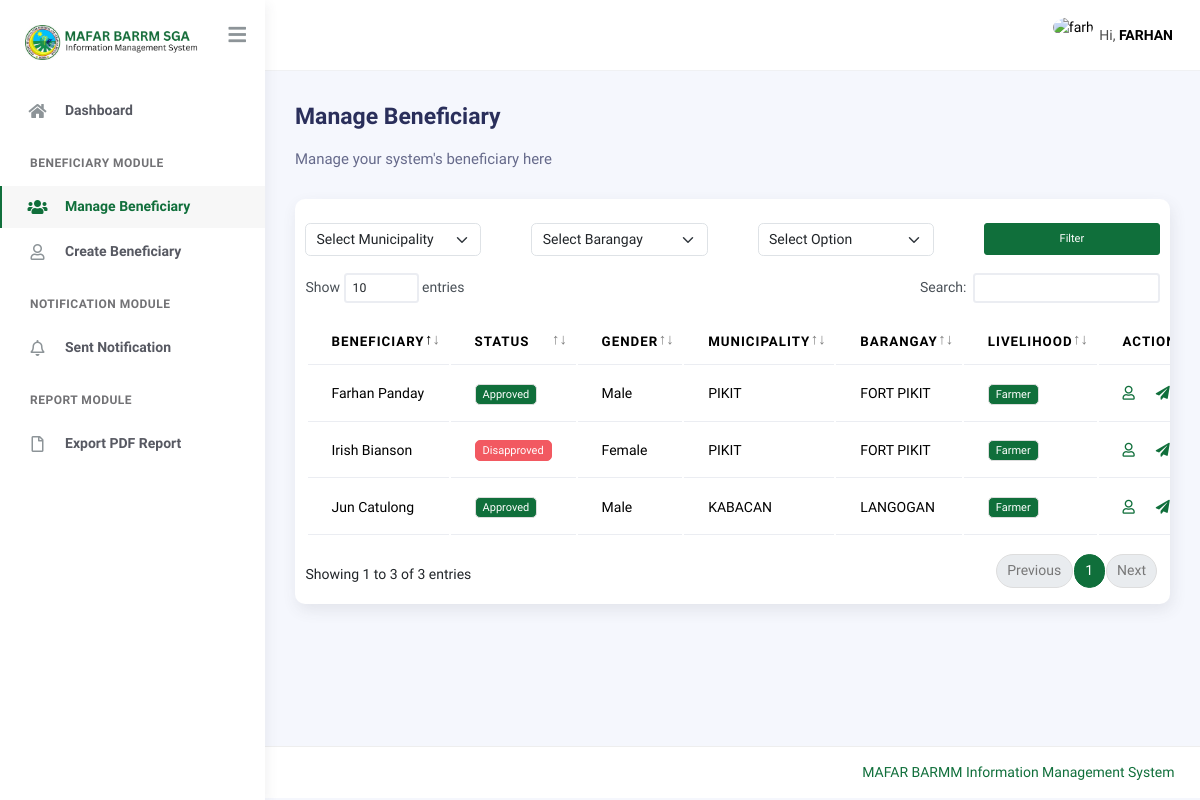
Page /mafar/beneficiary/list (signed in) on the committed database.
### main/models.py (models this page shows, shortened)
class Municpality(models.Model):
    municipality = models.CharField(max_length=255)
    date_added = models.DateTimeField(auto_now_add=True)
    class Meta:
        verbose_name_plural = "Municipality"
        verbose_name = "Municipality"
    def __str__(self) -> str:
        return self.municipality

class Barangay(models.Model):
    municipality = models.ForeignKey('Municpality', on_delete=models.CASCADE, blank=True, null=True)
    barangay = models.CharField(max_length=255)
    date_added = models.DateTimeField(auto_now_add=True)
    class Meta:
        verbose_name_plural = "Barangay"
        verbose_name = "Barangay"
    def __str__(self) -> str:
        return self.barangay

class FarmProfile(models.Model):
    MAIN_LIVELIHOOD = (
        ("Farmer", "Farmer"),
        ("Farm Worker", "Farm Worker"),
        ("Agri Youth", "Agri Youth"),
    )
    FARMER = (
        ("Rice", "Rice"),
        ("Corn", "Corn"),
        ("Other Crops", "Other Crops"),
        ("Livestock", "Livestock"),
        ("Poultry", "Poultry"),
    )
    FARM_WORKER = (
        ("Land Preparation", "Land Preparation"),
        ("Planting", "Planting"),
        ("Cultivation", "Cultivation"),
        ("Harvesting", "Harvesting"),
        ("Others", "Others"),
    )
    AGRIYOUTH_WORKER = (
        ("1", "Part of a farming household"),
        ("2", "Attending/attended formal agri-fishery related course"),
        ("3", "Attending/attended non-formal agri-fishery related course"),
        ("4", "Participated in any agricultural activity/program."),
        ("5", "Others"),
    )
    related_to = models.ForeignKey(PersonalInformation, on_delete=models.CASCADE)
    main_livelihood = models.CharField(max_length=255, choices=MAIN_LIVELIHOOD)
    activity_farmer = models.CharField(
        max_length=50, choices=FARMER, null=True, blank=True
    )
    specific_farming_activity = models.CharField(max_length=50, null=True, blank=True)
    activity_farmworker = models.CharField(
        max_length=50, choices=FARM_WORKER, null=True, blank=True
    )
    specific_farmworker_activity = models.CharField(
        max_length=50, null=True, blank=True
    )
    activity_agriyouth = models.CharField(
        max_length=50, choices=AGRIYOUTH_WORKER, null=True, blank=True
    )
    specific_agriyouth_activity = models.CharField(max_length=50, null=True, blank=True)
    status = models.CharField(
        max_length=100,
        default="Pending",
        null=True,
        blank=True,
        choices=(
            ("Pending", "Pending"),
            ("Approved", "Approved"),
            ("Disapproved", "Disapproved"),
        ),
    )
    reason = models.TextField(max_length=255, blank=True, null=True, help_text="Reason why disapproved")
    date_added = models.DateTimeField(auto_now_add=True)
    class Meta:
        verbose_name = "Farm Profile"
        verbose_name_plural = "Farm Profiles"

class PersonalInformation(models.Model):
    EXTENSIONS = (
        ("None", "None"),
        ("Sr.", "Sr."),
        ("Jr.", "Jr."),
    )
    GENDER = (("Male", "Male"), ("Female", "Female"))
    HIGHEST_EDUCATION = (
        ("Pre-school", "Pre-school"),
        ("Elementary", "Elementary"),
        ("High School", "High School"),
        ("Junior High School", "Junior High School"),
        ("Senior High School", "Senior High School"),
        ("College", "College"),
        ("Vocational", "Vocational"),
        ("Post-graduate", "Post-graduate"),
        ("None", "None"),
    )
    RELIGION = (
        ("Christianity", "Christianity"),
        ("Islam", "Islam"),
        ("Others", "Others"),
    )
    CIVIL_STATUS = (
        ("Single", "Single"),
        ("Married", "Married"),
        ("Widowed", "Widowed"),
        ("Separated", "Separated"),
    )
    RELATIONSHIP = (
        ("Mother", "Mother"),
        ("Father", "Father"),
    )
    firstname = models.CharField(
        max_length=255, help_text="Beneficiary first name", db_index=True
    )
    middlename = models.CharField(
        max_length=255, help_text="Beneficiary middle name", db_index=True
    )
    lastname = models.CharField(
        max_length=255, help_text="Beneficiary last name", db_index=True
    )
    extension = models.CharField(
        max_length=255,
        help_text="Extension",
        choices=EXTENSIONS,
        db_index=True,
        null=True,
        blank=True,
    )
    gender = models.CharField(max_length=255, help_text="Gender", choices=GENDER)
    purok = models.CharField(max_length=255, help_text="Purok")
    municipality = models.ForeignKey(
        Municpality, on_delete=models.CASCADE, help_text="Municipality"
    )
    barangay = models.ForeignKey(
        Barangay, on_delete=models.CASCADE, help_text="Barangay"
    )
    street = models.CharField(max_length=255, help_text="Street")
    province = models.CharField(max_length=255, help_text="Province")
    region = models.CharField(max_length=255, help_text="Region")
    mobile_number = models.CharField(max_length=11, help_text="Mobile Number")
    landline_number = models.CharField(
        max_length=255, help_text="Landline Number", blank=True, null=True
    )
    dob = models.CharField(max_length=255, help_text="Date of Birth")
    pob = models.CharField(max_length=255, help_text="Place of Birth")
    provice_place_of_birth = models.CharField(
        max_length=255, help_text="Provice Place Of Birth"
    )
    country = models.CharField(max_length=255)
    education = models.CharField(
        max_length=255, help_text="Highest Formal Education", choices=HIGHEST_EDUCATION
    )
    is_pwd = models.BooleanField(default=False, help_text="Person with disability")
    is_fourps = models.BooleanField(default=False, help_text="4P's Beneficiary")
    is_member_in_ip = models.BooleanField(
        default=False, help_text="Member of an Indigenous Group"
    )
    is_household_head = models.BooleanField(default=False, help_text="Household head")
    is_with_government_id = models.BooleanField(
        default=False, help_text="Government ID"
    )
    is_member_in_any_cooperative = models.BooleanField(
        default=False, help_text="Member in any cooperative"
    )
    member_in_ip_specific = models.CharField(
        max_length=255, help_text="Specific Indigenous Group", null=True, blank=True
    )
    religion = models.CharField(
        max_length=255, choices=RELIGION, help_text="Region you belong"
    )
    civil_status = models.CharField(
        max_length=255, choices=CIVIL_STATUS, help_text="Civil status"
    )
    name_of_spouse_if_married = models.CharField(
        max_length=255, null=True, blank=True, help_text="Name of spouse if married"
    )
    mother_maiden_name = models.CharField(
        max_length=255, help_text="Mother maiden name"
    )
    name_of_household_head = models.CharField(
        max_length=255, help_text="Name of Household", blank=True, null=True
    )
    relationship = models.CharField(
        max_length=255,
        choices=RELATIONSHIP,
        null=True,
        blank=True,
        help_text="Relationship",
    )
    number_of_living_household = models.IntegerField(
        default=0, null=True, blank=True, help_text="No. of living in your household"
    )
    number_of_male = models.IntegerField(
        default=0, null=True, blank=True, help_text="No. of male in your household"
    )
    number_of_female = models.IntegerField(
        default=0, null=True, blank=True, help_text="No. of female in your household"
    )
    type_of_id = models.CharField(
        max_length=255, null=True, blank=True, help_text="What type of ID you have?"
    )
    id_number = models.CharField(
        max_length=255, null=True, blank=True, help_text="Enter your ID number"
    )
    specify_cooperative = models.CharField(
        max_length=255,
        null=True,
        blank=True,
        help_text="Specify what cooperative you are member with",
    )
    person_to_notify = models.CharField(max_length=255)
    contact_number = models.CharField(max_length=255)
    date_added = models.DateTimeField(auto_now_add=True)
    def get_full_name(self):
        return f"{self.firstname} {self.lastname}"
    class Meta:
        verbose_name = "Personal Information"
        verbose_name_plural = "Personal Informations"

### main/views.py (the view)
class BeneficiaryView(MustBeLoggedIn, View):
    template_name = "beneficiary.html"
    def get(self, request):
        context = {}
        main_query = FarmProfile.objects.all()
        filter_form = FilterBeneficiary(request.GET)
        context["filter_form"] = filter_form
        if filter_form.is_valid():
            filters = request.GET
            query = Q()
            if filters.get("farmer_activity"):
                query &= Q(activity_farmer__iexact=filters.get("farmer_activity")) | Q(
                    activity_farmworker__iexact=filters.get("farmer_activity")
                )
            if filters.get("municipality"):
                query &= Q(related_to__municipality=filters.get("municipality"))
            if filters.get("barangay"):
                query &= Q(related_to__barangay=filters.get("barangay"))
            main_query = main_query.filter(query)
        context["beneficiaries"] = main_query
        return render(request, self.template_name, context)

### main/forms.py
class FilterBeneficiary(forms.Form):
    municipality = forms.ModelChoiceField(
        empty_label="Select Municipality",
        queryset=Municpality.objects.all(),
        widget=forms.Select(attrs={"class": "form-select"}),
        label="Municipality",
        required=False,
    )
    barangay = forms.ModelChoiceField(
        empty_label="Select Barangay",
        queryset=Barangay.objects.all(),
        widget=forms.Select(attrs={"class": "form-select"}),
        label="Barangay",
        required=False,
    )
    farmer_activity = forms.ChoiceField(
        required=False,
        choices=Notification.FARMER_ACTIVITY,
        widget=forms.Select(
            attrs={"class": "form-select", "placeholder": "Select activity"}
        ),
    )

### main/templates/beneficiary.html (shortened to what this page needs)
{% extends './includes/base.html' %}
{% block content %}
<div class="page-inner">
    <div class="d-flex align-items-left align-items-md-center flex-column flex-md-row pt-2 pb-4">
        <div>
            <h3 class="fw-bold mb-3">Manage Beneficiary</h3>
            <h6 class="op-7 mb-2">Manage your system's beneficiary here</h6>
        </div>
    </div>
    <div class="card py-3">
        <form action="" class="mb-2">
            <div class="row">
                {% for input in filter_form %}
                <div class="col-md-3">
                    <div class="form-group">
                        {{ input }}
                    </div>
                </div>
                {% endfor %}
                <div class="col-md-3">
                    <div class="form-group">
                        <input type="submit" value="Filter" name="filter" class="btn btn-primary btn-sm btn-block w-100">
                    </div>
                </div>
            </div>
        </form>
        <div class="table-responsive">
            <table class="table" id="datatable">
                <thead>
                    <tr>
                        <th>Beneficiary</th>
                        <th>Status</th>
                        <th>Gender</th>
                        <th>Municipality</th>
                        <th>Barangay</th>
                        <th>Livelihood</th>
                        <th>Action</th>
                    </tr>
                </thead>
                <tbody>
                    {% for beneficiary in beneficiaries %}
                    <tr>
                        <td>{{ beneficiary.related_to.get_full_name }}</td>
                        <td>
                            {% if beneficiary.status == 'Approved' %}
                            <span class="badge bg-primary">{{ beneficiary.status }}</span>
                            {% elif beneficiary.status == 'Disapproved' %}
                            <span class="badge btn-danger">{{ beneficiary.status }}</span>
                            {% else %}
                            <span class="badge btn-warning">{{ beneficiary.status }}</span>
                            {% endif %}
                        </td>
                        <td>{{ beneficiary.related_to.gender }}</td>
                        <td>{{ beneficiary.related_to.municipality }}</td>
                        <td>{{ beneficiary.related_to.barangay }}</td>
                        <td>
                            <span class="badge bg-primary">{{ beneficiary.main_livelihood }}</span>
                        </td>
                        <td>
                            <div class="d-flex align-items-center justify-content-start gap-4">
                                <a href="{% url 'update_beneficiary_personal_info' pk=beneficiary.related_to.id %}">
                                    <i class="far fa-user"></i>
                                </a>
                                <a href="#" id="approve-and-notify" data-id="{{ beneficiary.id }}">
                                    <i class="fas fa-paper-plane"></i>
                                </a>
                            </div>
                        </td>
                    </tr>
                    {% endfor %}
                </tbody>
            </table>
        </div>
    </div>
</div>
{% endblock %}

### main/templates/includes/navbar.html (shortened to what this page needs)
{% load static %}
<nav class="navbar navbar-header navbar-header-transparent navbar-expand-lg border-bottom">
    <div class="container-fluid">
        <ul class="navbar-nav topbar-nav ms-md-auto align-items-center">
            <li class="nav-item topbar-user dropdown hidden-caret">
                <a
                    class="dropdown-toggle profile-pic"
                    data-bs-toggle="dropdown"
                    href="#"
                    aria-expanded="false"
                >
                    <div class="avatar-sm">
                        <img src="{% static 'assets/img/mafar-logo.png' %}" alt="{{ request.user.username }}" class="avatar-img rounded-circle">
                    </div>
                    <span class="profile-username">
                        <span class="op-7">Hi,</span>
                        <span class="fw-bold" style="text-transform: uppercase;">{{ request.user.username }}</span>
                    </span>
                </a>
            </li>
        </ul>
    </div>
</nav>

### main/templates/includes/base.html (style rules this page uses)
.btn-primary { background-color: #106F3B !important; border-color: #106F3B !important; }
select option:checked { background-color: #106F3B !important; color: #fff !important; }

### rows in the picture
Municpality: filter_form "Select Municipality"
Barangay: filter_form "Select Barangay"
FarmProfile: related_to.get_full_name "Irish Bianson", status "Disapproved", related_to.gender "Female", related_to.municipality "PIKIT", related_to.barangay "FORT PIKIT", main_livelihood "Farmer"
FarmProfile: related_to.get_full_name "Farhan Panday", status "Approved", related_to.gender "Male", related_to.municipality "PIKIT", related_to.barangay "FORT PIKIT", main_livelihood "Farmer"
FarmProfile: related_to.get_full_name "Jun Catulong", status "Approved", related_to.gender "Male", related_to.municipality "KABACAN", related_to.barangay "LANGOGAN", main_livelihood "Farmer"

### other values in the picture
{{ request.user.username }} "FARHAN"
